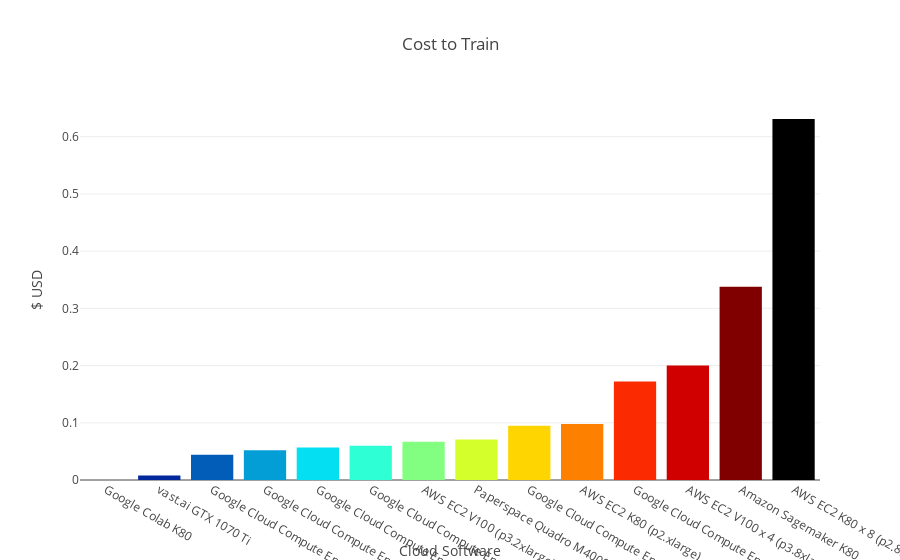

Notebook cell for this chart:
### Markdown cell above
Let's make our first chart in Plotly. Let's chart the cost to train.

### Code cell
cmax=200
cmin=50
color_s = np.linspace(cmin, cmax, 13)

data = [
    go.Bar(
        x=df.index,          
        y=df['Cost to Train'],
        marker=dict(
            colorscale='Jet',
            color=color_s,
        ),
    )
]

layout = {
    'title': 'Cost to Train',
    'xaxis': {'title': 'Cloud Software', 'tickmode': 'linear'},
    'yaxis': {'title': "$ USD"}
}

fig = go.Figure(data=data, layout=layout)
py.iplot(fig)

### Figure 1 — Plotly figure (JSON) as saved in the notebook; plotly's stock layout.template omitted (floating-point values rounded to 4 significant figures)
{"data": [{"marker": {"color": [50, 62.5, 75, 87.5, 100, 112.5, 125, 137.5, 150, 162.5, 175, 187.5, 200], "colorscale": "Jet"}, "x": ["Google Colab K80", "vast.ai GTX 1070 Ti", "Google Cloud Compute Engine P100", "Google Cloud Compute Engine V100", "Google Cloud Compute Engine P4", "Google Cloud Compute Engine K80", "AWS EC2 V100 (p3.2xlarge)", "Paperspace Quadro M4000", "Google Cloud Compute Engine V100 x 2", "AWS EC2 K80 (p2.xlarge)", "Google Cloud Compute Engine V100 x 4  ", "AWS EC2 V100 x 4 (p3.8xlarge)", "Amazon Sagemaker K80", "AWS EC2 K80 x 8 (p2.8xlarge)"], "y": [0, 0.008, 0.044, 0.052, 0.057, 0.06, 0.067, 0.071, 0.095, 0.098, 0.172, 0.2, 0.338, 0.631], "type": "bar", "uid": "bf56a46d-9d5e-4abe-ab92-d42c61a6000f"}], "layout": {"title": {"text": "Cost to Train"}, "xaxis": {"tickmode": "linear", "title": {"text": "Cloud Software"}}, "yaxis": {"title": {"text": "$ USD"}}}}
